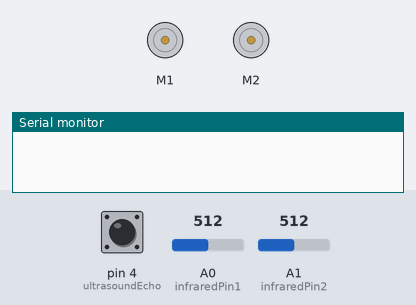
Simulated run of this sketch. Board: Arduino Uno, built with avr-gcc and run on an emulated ATmega328P. Shown: 2 × DC motor (green arrow = forward, orange = backward, longer = faster), the last lines printed to the serial monitor. The test bench sets the inputs (shaded band); at power-on: pin 4 (ultrasoundEcho) LOW, A0 (infraredPin1) = 512, A1 (infraredPin2) = 512.

Above: at 0.1 s.
At 12.4 s:
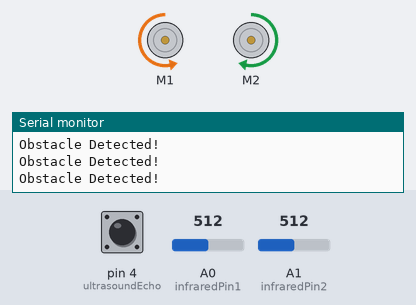
12.5 s: pin 4 (ultrasoundEcho) pulsed HIGH 2 times (0.12 s each, 0.3 s apart)
At 15.3 s:
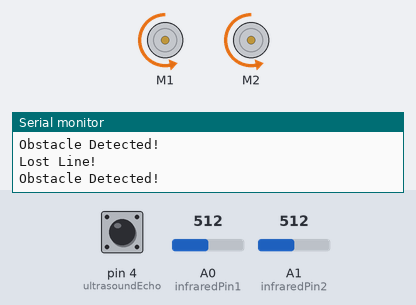
Timing chart, 0 to 22.0 s (numbered marks = the images above; inputs shaded):
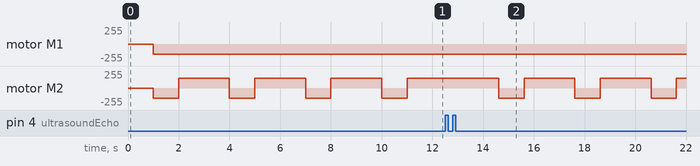

Measured:
- by itself, motor M2: alternates forward 150/255 for 2.0 s and backward 150/255 for 1.0 s

The sketch:

subsumption_avoid_follow.ino
```cpp
//include necessary libraries
#include <AFMotor.h>

//initialize pins for sensors
const int infraredPin1 = A0;
const int infraredPin2 = A1;
const int ultrasoundTrig = 3;
const int ultrasoundEcho = 4;

//initialize motor objects
AF_DCMotor motorLeft(1);
AF_DCMotor motorRight(2);

//initialize variables
int infrared1Value = 0;
int infrared2Value = 0;
long ultrasoundDuration, distance;
int speed = 150;

void setup() {
  //initialize serial communication for debugging
  Serial.begin(9600);

  //initialize motor speeds
  motorLeft.setSpeed(speed);
  motorRight.setSpeed(speed);
}

void loop() {
  //read sensor values
  infrared1Value = analogRead(infraredPin1);
  infrared2Value = analogRead(infraredPin2);
  ultrasoundDuration = pulseIn(ultrasoundEcho, HIGH);
  distance = ultrasoundDuration * 0.034 / 2;

  //obstacle avoidance
  if(distance < 10) {
    Serial.println("Obstacle Detected!");
    motorLeft.run(BACKWARD);
    motorRight.run(BACKWARD);
    delay(1000);
    motorLeft.run(BACKWARD);
    motorRight.run(FORWARD);
    delay(1000);
  }
  //line following
  else if(infrared1Value < 300 && infrared2Value > 300) {
    Serial.println("Following Line!");
    motorLeft.run(FORWARD);
    motorRight.run(FORWARD);
  }
  else if(infrared2Value < 300 && infrared1Value > 300) {
    Serial.println("Following Line!");
    motorLeft.run(FORWARD);
    motorRight.run(FORWARD);
  }
  else {
    Serial.println("Lost Line!");
    motorLeft.run(BACKWARD);
    motorRight.run(FORWARD);
    delay(1000);
  }
}
```
